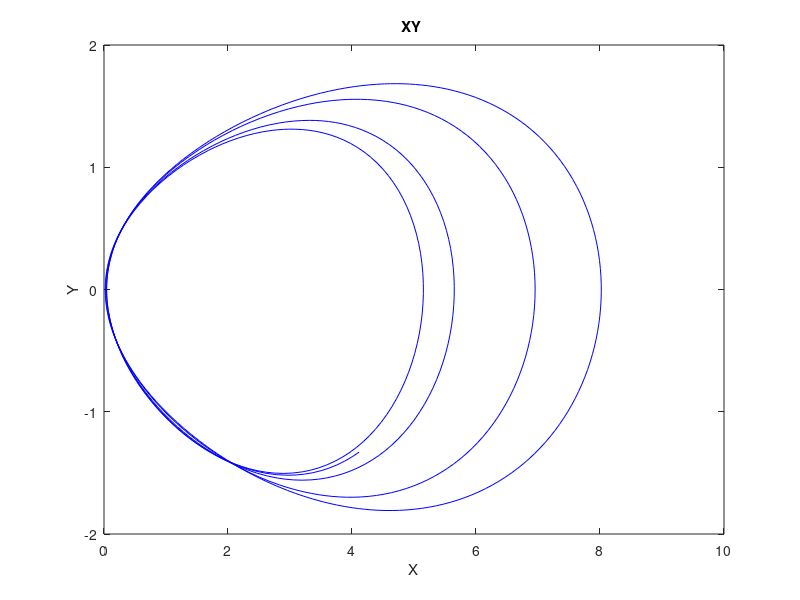
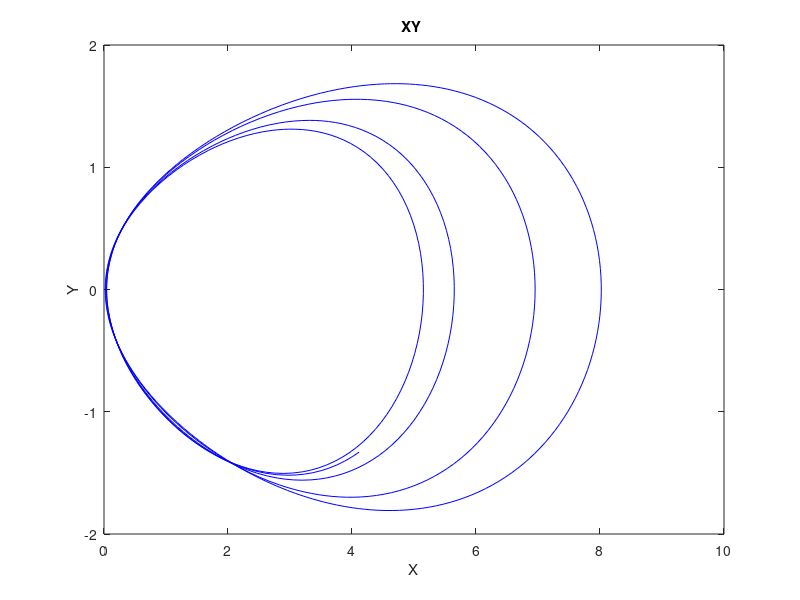
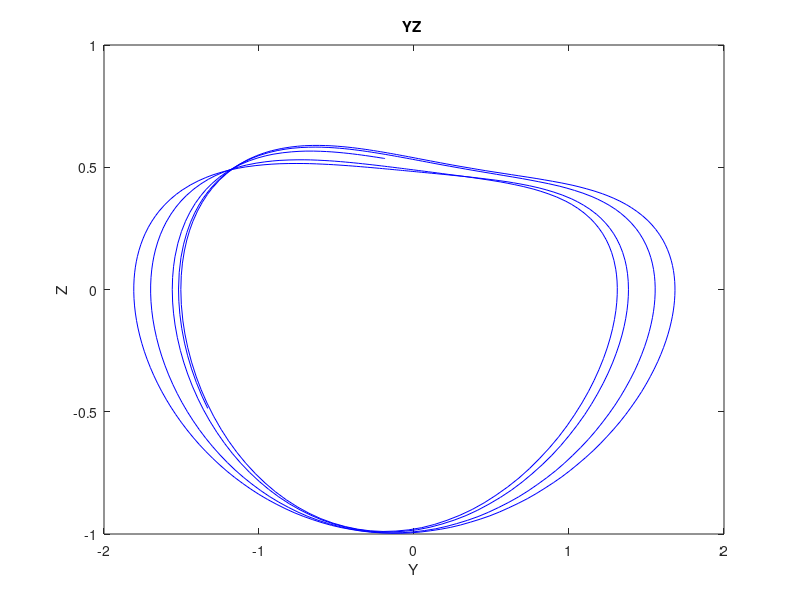
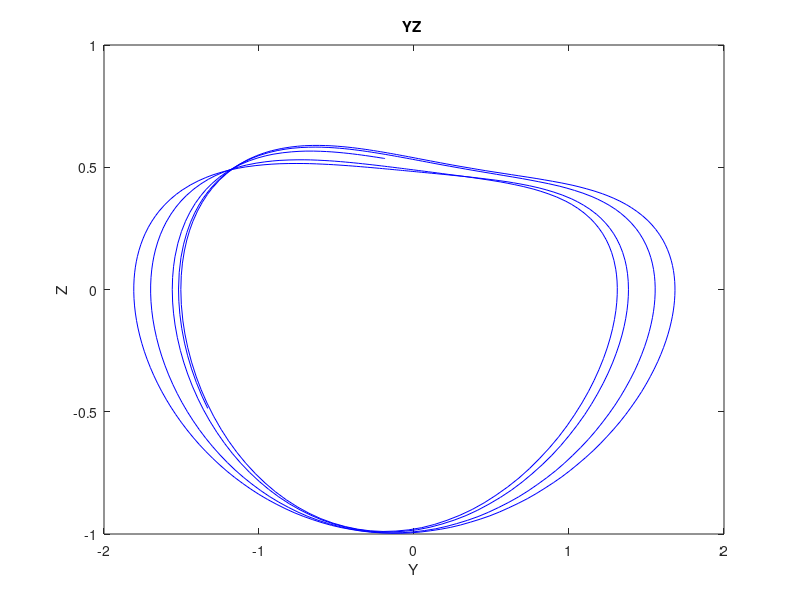

Recreate these plots in MATLAB, in order.

%%%%%%%%%%%%% LE System %%%%%%%%%%%%%%%%%%%%%%%%%%%%%%%%%%%%%%%%%%%%%%%%%%
%SE1
%dot{x} = c*[x,y,z]
%dot{y} = b*[x,y,z,xy,xz,yz]
%dot{z} = a*[x,y,z,x2,y2,z2,xy,xz,yz,1]
% a = [-1,0,0,0,0,0,-15,-1,0,0];
% b = [-1,0,0,0,0,1];
% c = [0,1,0];
ini_value = [6,0,-1];
wang = @(t,y)[y(1)*y(2);...
              y(1)*y(3);...
              -y(1)^2+1.54*y(1)*y(2)^2-y(1)^2*y(3)]; 
%LE2
%dot{x} = c*[x,y,z]
%dot{y} = b*[x,y,z,xy,xz,yz]
%dot{z} = a*[x,y,z,x2,y2,z2,xy,xz,yz,1]
% a = [0,-1,0,0,0,0,-17,-1,0,0];
% b = [-1,0,0,0,0,1];
% c = [0,1,0];
% ini_value = [0,0.4,0];
%LE3
%dot{x} = c*[x,y,z]
%dot{y} = b*[x,y,z,xy,xz,yz]
%dot{z} = a*[x,y,z,x2,y2,z2,xy,xz,yz,1]
% a = [0,0,0,1,0,0,-18,-1,0,0];
% b = [-1,0,0,0,0,1];
% c = [0,1,0];
% ini_value = [0,-0.4,0.5];
%LE4
%dot{x} = c*[x,y,z]
%dot{y} = b*[x,y,z,xy,xz,yz]
%dot{z} = a*[x,y,z,x2,y2,z2,xy,xz,yz,1]
% a = [0,0,0,0,0,0,-4,-0.6,-1,0];
% b = [-1,0,0,0,0,1];
% c = [0,1,0];
% ini_value = [0.2,0.7,0];
%LE4_Ori
%dot{x} = c*[x,y,z]
%dot{y} = b*[x,y,z,xy,xz,yz]
%dot{z} = a*[x,y,z,x2,y2,z2,xy,xz,yz,1]
%LE5
%dot{x} = c*[x,y,z]
%dot{y} = b*[x,y,z,xy,xz,yz]
%dot{z} = a*[x,y,z,x2,y2,z2,xy,xz,yz,1]
% a = [0,0,0,-1,-1,0,0,-5,0,0];
% b = [-1.5,0,0,0,0,1];
% c = [0,1,0];
% ini_value = [0.75,1.15,0];
%LE6
%dot{x} = c*[x,y,z]
%dot{y} = b*[x,y,z,xy,xz,yz]
%dot{z} = a*[x,y,z,x2,y2,z2,xy,xz,yz,1]
% a = [0,0,0,0,-0.04,0,-1,-0.1,0,0];
% b = [-1,0,0,0,0,1];
% c = [0,1,0];
% ini_value = [12,2,0];
%LE7
%dot{x} = c*[x,y,z]
%dot{y} = b*[x,y,z,xy,xz,yz]
%dot{z} = a*[x,y,z,x2,y2,z2,xy,xz,yz,1]
% a = [0,0,0,-1.85,0,0,-1,0,-0.3,0];
% b = [1,0,0,0,0,1];
% c = [0,0,1];
% ini_value = [5.1,7,0];
%LE8
%dot{x} = c*[x,y,z]
%dot{y} = b*[x,y,z,xy,xz,yz]
%dot{z} = a*[x,y,z,x2,y2,z2,xy,xz,yz,1]
% a = [0,0,0,3,0,0,-1,-1,0,0];
% b = [-1,0,0,0,0,-1];
% c = [0,0,1];
% ini_value = [0,-0.3,-1];
%LE9
%dot{x} = c*[x,y,z]
%dot{y} = b*[x,y,z,xy,xz,yz]
%dot{z} = a*[x,y,z,x2,y2,z2,xy,xz,yz,1]
% a = [0,0,1,0,0,-0.2,1,0,0,0];
% b = [0,-1.62,0,0,1,0];
% c = [0,0,1];
% ini_value = [0,1,0.8];
%%%%%%%%%%%%%%%%%%%%%%%%%%%%%%%%%%%%%%%%%%%%%%%%%%%%%%%%%%%%%%%%%%


% wang = @(t,y)[c(1)*y(1)+c(2)*y(2)+c(3)*y(3);...
% b(1)*y(1)+b(2)*y(2)+b(3)*y(3)+...
% b(4)*y(1)*y(2)+b(5)*y(1)*y(3)+b(6)*y(2)*y(3);...
% a(1)*y(1)+a(2)*y(2)+a(3)*y(3)+a(4)*y(1)^2+a(5)*y(2)^2+...
% a(6)*y(3)^2+a(7)*y(1)*y(2)+a(8)*y(1)*y(3)+a(9)*y(2)*y(3)+a(10)]; 
options = odeset('RelTol',1e-5,'Stats','on','OutputFcn',@odeplot);
[t,y] = ode45(wang,[0 250], ini_value);

y=y(500:length(y),:)
plot(y(:,1),y(:,2),'b-'); 
xlabel('X'); ylabel('Y');
title('XY ')
saveas(gcf,'XY.jpg')
saveas(gcf,'XY.bmp')

plot(y(:,2),y(:,3),'b-'); xlabel('Y'); ylabel('Z');
title('YZ ')
saveas(gcf,'YZ.jpg')
saveas(gcf,'YZ.bmp')

plot(y(:,1),y(:,3),'b-'); xlabel('X'); ylabel('Z');
title('XZ ')
saveas(gcf,'XZ.jpg')
saveas(gcf,'XZ.bmp')

% plot(y(:,1),y(:,2),'b-'); xlabel('X'); ylabel('Y');
% title('Chen Attractor XZ ')
% saveas(gcf,'ChenXY.jpg')
% saveas(gcf,'ChenXY.bmp')

plot3(y(:,1),y(:,2),y(:,3),'b-');
grid on
axis tight
view(220,20)
title('SE1')
xlabel('X')
ylabel('Y')
zlabel('Z')

saveas(gcf,'SE1.jpg')
saveas(gcf,'SE1.bmp')